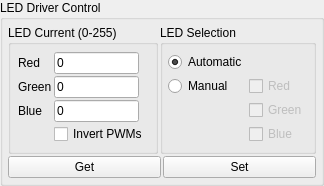
             <widget class="QGroupBox" name="groupBox_LEDDriverCtrl">
              <property name="sizePolicy">
               <sizepolicy hsizetype="Minimum" vsizetype="Minimum">
                <horstretch>0</horstretch>
                <verstretch>0</verstretch>
               </sizepolicy>
              </property>
              <property name="title">
               <string>LED Driver Control</string>
              </property>
              <layout class="QVBoxLayout" name="verticalLayout_6" stretch="1,0">
               <property name="spacing">
                <number>2</number>
               </property>
               <property name="leftMargin">
                <number>5</number>
               </property>
               <property name="topMargin">
                <number>5</number>
               </property>
               <property name="rightMargin">
                <number>5</number>
               </property>
               <property name="bottomMargin">
                <number>5</number>
               </property>
               <item>
                <layout class="QHBoxLayout" name="horizontalLayout_2">
                 <property name="spacing">
                  <number>2</number>
                 </property>
                 <item>
                  <widget class="QGroupBox" name="groupBox_LEDCurrentCtrl">
                   <property name="sizePolicy">
                    <sizepolicy hsizetype="Minimum" vsizetype="Minimum">
                     <horstretch>0</horstretch>
                     <verstretch>0</verstretch>
                    </sizepolicy>
                   </property>
                   <property name="title">
                    <string>LED Current (0-255)</string>
                   </property>
                   <layout class="QGridLayout" name="gridLayout_15">
                    <property name="leftMargin">
                     <number>2</number>
                    </property>
                    <property name="topMargin">
                     <number>2</number>
                    </property>
                    <property name="rightMargin">
                     <number>2</number>
                    </property>
                    <property name="bottomMargin">
                     <number>2</number>
                    </property>
                    <property name="spacing">
                     <number>2</number>
                    </property>
                    <item row="0" column="0">
                     <layout class="QFormLayout" name="formLayout">
                      <property name="fieldGrowthPolicy">
                       <enum>QFormLayout::AllNonFixedFieldsGrow</enum>
                      </property>
                      <property name="horizontalSpacing">
                       <number>2</number>
                      </property>
                      <property name="verticalSpacing">
                       <number>2</number>
                      </property>
                      <property name="leftMargin">
                       <number>5</number>
                      </property>
                      <property name="topMargin">
                       <number>5</number>
                      </property>
                      <property name="rightMargin">
                       <number>5</number>
                      </property>
                      <property name="bottomMargin">
                       <number>5</number>
                      </property>
                      <item row="0" column="0">
                       <widget class="QLabel" name="label_LEDRed">
                        <property name="text">
                         <string>Red</string>
                        </property>
                       </widget>
                      </item>
                      <item row="0" column="1">
                       <widget class="QLineEdit" name="lineEdit_RedLEDCurrent">
                        <property name="sizePolicy">
                         <sizepolicy hsizetype="Minimum" vsizetype="Minimum">
                          <horstretch>0</horstretch>
                          <verstretch>0</verstretch>
                         </sizepolicy>
                        </property>
                        <property name="maximumSize">
                         <size>
                          <width>85</width>
                          <height>16777215</height>
                         </size>
                        </property>
                        <property name="text">
                         <string>0</string>
                        </property>
                       </widget>
                      </item>
                      <item row="1" column="0">
                       <widget class="QLabel" name="label_LEDGreen">
                        <property name="text">
                         <string>Green</string>
                        </property>
                       </widget>
                      </item>
                      <item row="1" column="1">
                       <widget class="QLineEdit" name="lineEdit_GreenLEDCurrent">
                        <property name="sizePolicy">
                         <sizepolicy hsizetype="Minimum" vsizetype="Minimum">
                          <horstretch>0</horstretch>
                          <verstretch>0</verstretch>
                         </sizepolicy>
                        </property>
                        <property name="maximumSize">
                         <size>
                          <width>85</width>
                          <height>16777215</height>
                         </size>
                        </property>
                        <property name="text">
                         <string>0</string>
                        </property>
                       </widget>
                      </item>
                      <item row="2" column="0">
                       <widget class="QLabel" name="label_LEDBlue">
                        <property name="text">
                         <string>Blue</string>
                        </property>
                       </widget>
                      </item>
                      <item row="2" column="1">
                       <widget class="QLineEdit" name="lineEdit_BlueLEDCurrent">
                        <property name="sizePolicy">
                         <sizepolicy hsizetype="Minimum" vsizetype="Minimum">
                          <horstretch>0</horstretch>
                          <verstretch>0</verstretch>
                         </sizepolicy>
                        </property>
                        <property name="maximumSize">
                         <size>
                          <width>85</width>
                          <height>16777215</height>
                         </size>
                        </property>
                        <property name="text">
                         <string>0</string>
                        </property>
                       </widget>
                      </item>
                      <item row="3" column="1">
                       <widget class="QCheckBox" name="checkBox_LedPwmInvert">
                        <property name="toolTip">
                         <string>&lt;html&gt;&lt;head/&gt;&lt;body&gt;&lt;p&gt;This command is to compensate some LED design problem that PWM and current are swapped. PWM 0 corresponds to max current and PWM 255 corresponds to 0 current. The default behavior “Not checked” means PWM and current are in correct order, PWM 0 corresponds to current 0. This command needs to be sent before power up the system or before set LED maximum DC or LED current controls. &lt;/p&gt;&lt;/body&gt;&lt;/html&gt;</string>
                        </property>
                        <property name="whatsThis">
                         <string>&lt;html&gt;&lt;head/&gt;&lt;body&gt;&lt;p&gt;&lt;span style=&quot; font-family:'Times New Roman'; font-size:7pt;&quot;/&gt;This command is to compensate some LED design problem that PWM and current are swapped. PWM 0 corresponds to max current and PWM 255 corresponds to 0 current. The default behavior “Pass through” means PWM and current are in correct order, PWM 0 corresponds to current 0. This command needs to be sent before power up the system or before set LED maximum DC or LED current controls. &lt;/p&gt;&lt;/body&gt;&lt;/html&gt;</string>
                        </property>
                        <property name="text">
                         <string>Invert PWMs</string>
                        </property>
                       </widget>
                      </item>
                     </layout>
                    </item>
                   </layout>
                  </widget>
                 </item>
                 <item>
                  <widget class="QGroupBox" name="groupBox_LEDEnSelect">
                   <property name="sizePolicy">
                    <sizepolicy hsizetype="Minimum" vsizetype="Minimum">
                     <horstretch>0</horstretch>
                     <verstretch>0</verstretch>
                    </sizepolicy>
                   </property>
                   <property name="title">
                    <string>LED Selection</string>
                   </property>
                   <layout class="QGridLayout" name="gridLayout">
                    <property name="leftMargin">
                     <number>5</number>
                    </property>
                    <property name="topMargin">
                     <number>5</number>
                    </property>
                    <property name="rightMargin">
                     <number>5</number>
                    </property>
                    <property name="bottomMargin">
                     <number>5</number>
                    </property>
                    <property name="spacing">
                     <number>2</number>
                    </property>
                    <item row="2" column="1">
                     <widget class="QCheckBox" name="checkBox_GreenEnable">
                      <property name="enabled">
                       <bool>false</bool>
                      </property>
                      <property name="text">
                       <string>Green</string>
                      </property>
                     </widget>
                    </item>
                    <item row="0" column="0" alignment="Qt::AlignLeft">
                     <widget class="QRadioButton" name="radioButton_ColorDisplayAuto">
                      <property name="text">
                       <string>Automatic</string>
                      </property>
                      <property name="checked">
                       <bool>true</bool>
                      </property>
                     </widget>
                    </item>
                    <item row="1" column="1">
                     <widget class="QCheckBox" name="checkBox_RedEnable">
                      <property name="enabled">
                       <bool>false</bool>
                      </property>
                      <property name="text">
                       <string>Red</string>
                      </property>
                     </widget>
                    </item>
                    <item row="1" column="0" alignment="Qt::AlignLeft">
                     <widget class="QRadioButton" name="radioButton_ColorDisplayManual">
                      <property name="text">
                       <string>Manual</string>
                      </property>
                     </widget>
                    </item>
                    <item row="3" column="1">
                     <widget class="QCheckBox" name="checkBox_BlueEnable">
                      <property name="enabled">
                       <bool>false</bool>
                      </property>
                      <property name="text">
                       <string>Blue</string>
                      </property>
                     </widget>
                    </item>
                   </layout>
                  </widget>
                 </item>
                </layout>
               </item>
               <item>
                <layout class="QHBoxLayout" name="horizontalLayout">
                 <property name="spacing">
                  <number>2</number>
                 </property>
                 <item>
                  <widget class="QPushButton" name="pushButton_GetLEDConfiguration">
                   <property name="text">
                    <string>Get</string>
                   </property>
                  </widget>
                 </item>
                 <item>
                  <widget class="QPushButton" name="pushButton_SetLEDConfiguration">
                   <property name="text">
                    <string>Set</string>
                   </property>
                  </widget>
                 </item>
                </layout>
               </item>
              </layout>
             </widget>
